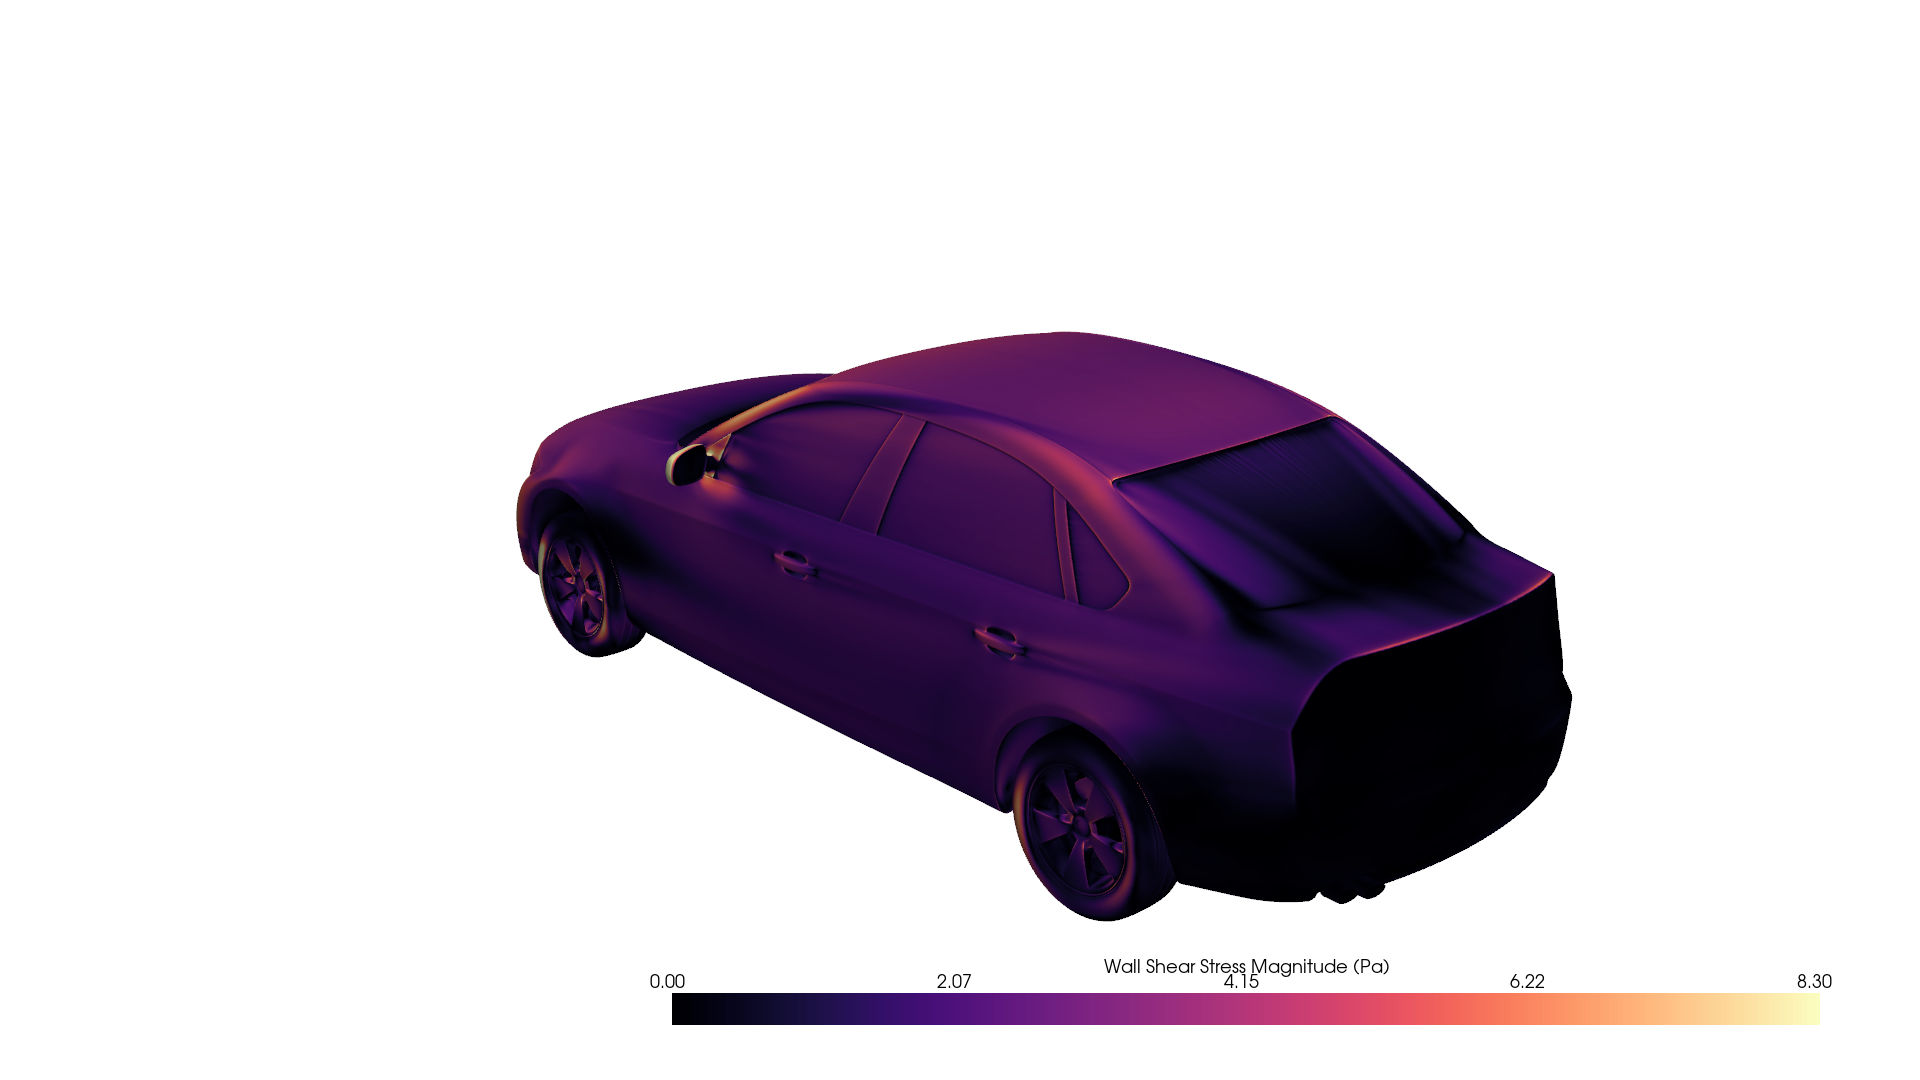

This chart was generated by the following Python code:
"""Render DrivAerML car with wall shear stress magnitude coloring."""

from pathlib import Path

import numpy as np
import pyvista as pv

pv.OFF_SCREEN = True

OUTPUT = Path(__file__).parent / "drivaerml_wss.png"
VTP_PATH = Path.home() / "gh/aerodynamics_datasets/drivaerml/drivaer_data/run_1/boundary_1.vtp"

mesh = pv.read(VTP_PATH)

### Compute WSS magnitude from the vector field
wss = mesh.cell_data["wallShearStressMeanTrim"]
wss_mag = np.linalg.norm(wss, axis=-1)
mesh.cell_data["WSS Magnitude"] = wss_mag

plotter = pv.Plotter(window_size=(1920, 1080))
plotter.add_mesh(
    mesh,
    scalars="WSS Magnitude",
    cmap="magma",
    clim=(0, np.percentile(wss_mag, 97)),
    show_edges=False,
    scalar_bar_args={"title": "Wall Shear Stress Magnitude (Pa)", "color": "black"},
)
plotter.set_background("white")
plotter.camera_position = [(7, -5, 3), (1.5, 0, 0.4), (0, 0, 1)]
plotter.screenshot(OUTPUT, transparent_background=False)
plotter.close()

print(f"Saved {OUTPUT}")
